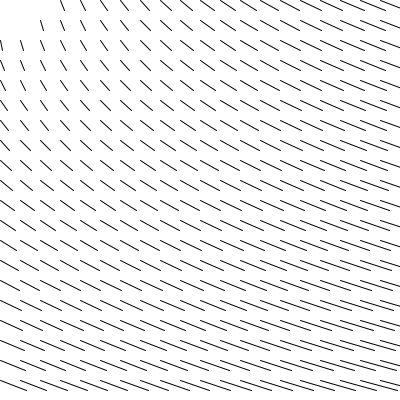
Frame 1 (no input)
Frame 60 (the mouse pressed at the canvas centre just before this capture): identical to frame 1, image omitted
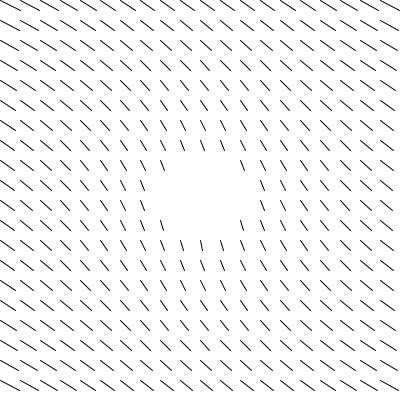
Frame 120 (the mouse held since frame 60 and released just before this capture)

The Processing sketch that drew these frames (run headless with seeded random() and noise(); from frame 60 on, the mouse is pressed at the canvas centre):

// Processing sketch: processing_116045
// ── processing_116045.pde

//magnetic field moved by mouse

Linear l = new Linear();

void setup() {
  size(400, 400);
  smooth();
}

void draw() {
  background(255);
  stroke(200);
  l.all();
}

class Linear {

  Linear() {
    //nothing
  }

  void all() {
    for (int x =0; x < width; x += 20) {
      for (int y = 0; y < height; y += 20) {
        if (dist(mouseX, mouseY, x, y+10) >= 45) {
          stroke(0);
          line(x, y, x+map(dist(mouseX, mouseY, x, y), 0, sqrt(sq(width)+sq(height)), 0, 40), y+10);
        }
      }
    }
  }
}
